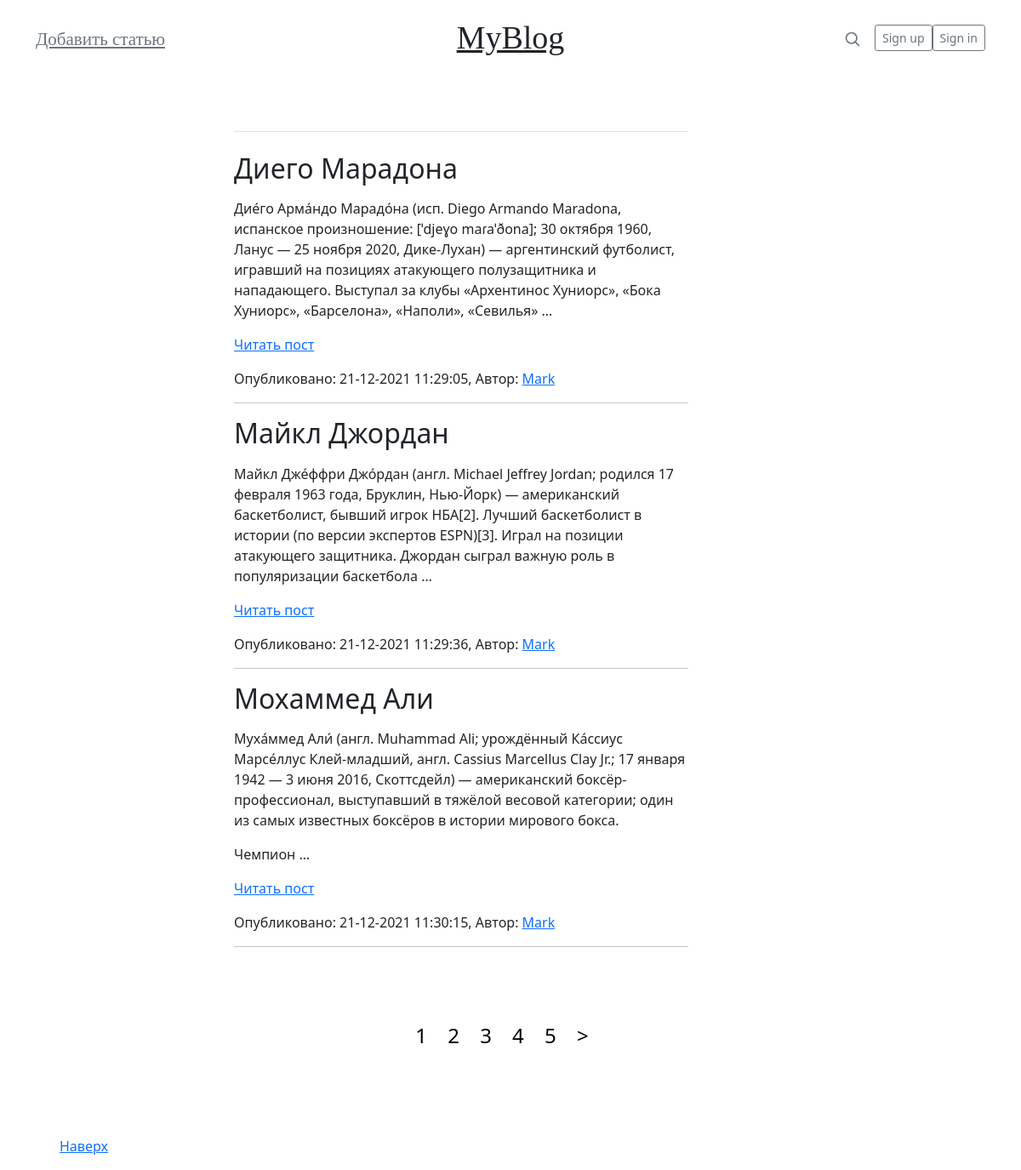
Screenshot of /category/sport/ with the database file from the repository.
### blog/models.py (models this page shows, shortened)
class Article(models.Model):
    title = models.CharField(max_length=100, verbose_name="Заголовок")
    slug = models.SlugField(max_length=255, unique=True, db_index=True, verbose_name="URL")
    content = models.TextField(blank=True, verbose_name="Контент")
    time_create = models.DateTimeField(auto_now_add=True, verbose_name='Время создания')
    time_update = models.DateTimeField(auto_now=True)
    category = models.ForeignKey('Category', on_delete=models.PROTECT, verbose_name="Категория")
    writer = models.ForeignKey('Writer', on_delete=models.PROTECT, verbose_name="Писатель", null=True)
    def get_absolute_url(self):
        return reverse('post', kwargs={'post_slug': self.slug})
    class Meta:
        verbose_name = 'статью'
        verbose_name_plural = 'Статьи'
        ordering = ['id']

### blog/views.py (the view)
# urls.py: path('category/<slug:category_slug>/', views.ShowArticles.as_view(), name='category'),
class ShowArticles(ListView):
    paginate_by = 3
    model = Article
    template_name = 'blog/list_articles.html'
    context_object_name = 'posts'
    allow_empty = False
    def get_context_data(self, *, object_list=None, **kwargs):
        context = super().get_context_data(**kwargs)
        context['title'] = 'Категория - ' + str(context['posts'][0].category)
        return context
    def get_queryset(self):
        return Article.objects.filter(category__slug=self.kwargs['category_slug'])

### blog/models.py (called while the page is built)
    def __str__(self):
        return self.name

### blog/templates/blog/list_articles.html (shortened to what this page needs)
{% extends 'blog/base.html' %}
{% block body %}
<div class="body">
  <div class="row g-5">
    <div class="col-md-8">
      <h3 class="pb-4 mb-4 fst-italic border-bottom"></h3>
      <article class="blog-post">
        {% for p in posts %}
            <h2 class="blog-post-title">{{ p.title }}</h2>
            <p>{{ p.content|linebreaks|truncatewords:40 }}</p>
            <p class="link-read-post"><a href="{{ p.get_absolute_url }}">Читать пост</a></p>
            <p class="blog-post-meta">Опубликовано: {{p.time_update|date:"d-m-Y H:i:s"}}, Автор: <a href="#">Mark</a></p>
            <hr>
        {% endfor %}
    </div>
  </div>
</div>
{% endblock %}

### blog/static/blog/css/style.css (style rules this page uses)
.body { padding: 25px 100px 50px 275px }

### rows the page displays
Article: title "Диего Марадона", content "Дие́го Арма́ндо Марадо́на (исп. Diego Armando Maradona, испанское произношение: [ˈdjeɣo maɾaˈðona]; 30 октября 1960, Ланус — 25 ноября 2020, Дике-Лухан) — аргентинский футболист, игравший на позициях атакующего полузащитника и нападающего. Выступал за клубы «Архентинос Хуниорс», «Бока Хуниорс», «Барселона», «Наполи», «Севилья» …", time_update "21-12-2021 11:29:05"
Article: title "Майкл Джордан", content "Майкл Дже́ффри Джо́рдан (англ. Michael Jeffrey Jordan; родился 17 февраля 1963 года, Бруклин, Нью-Йорк) — американский баскетболист, бывший игрок НБА[2]. Лучший баскетболист в истории (по версии экспертов ESPN)[3]. Играл на позиции атакующего защитника. Джордан сыграл важную роль в популяризации баскетбола …", time_update "21-12-2021 11:29:36"
Article: title "Мохаммед Али", content "Муха́ммед Али́ (англ. Muhammad Ali; урождённый Ка́ссиус Марсе́ллус Клей-младший, англ. Cassius Marcellus Clay Jr.; 17 января 1942 — 3 июня 2016, Скоттсдейл) — американский боксёр-профессионал, выступавший в тяжёлой весовой категории; один из самых известных боксёров в истории мирового бокса. Чемпион …", time_update "21-12-2021 11:30:15"

### other values shown
{{ p }} "1" "2" "3" "4" "5"
